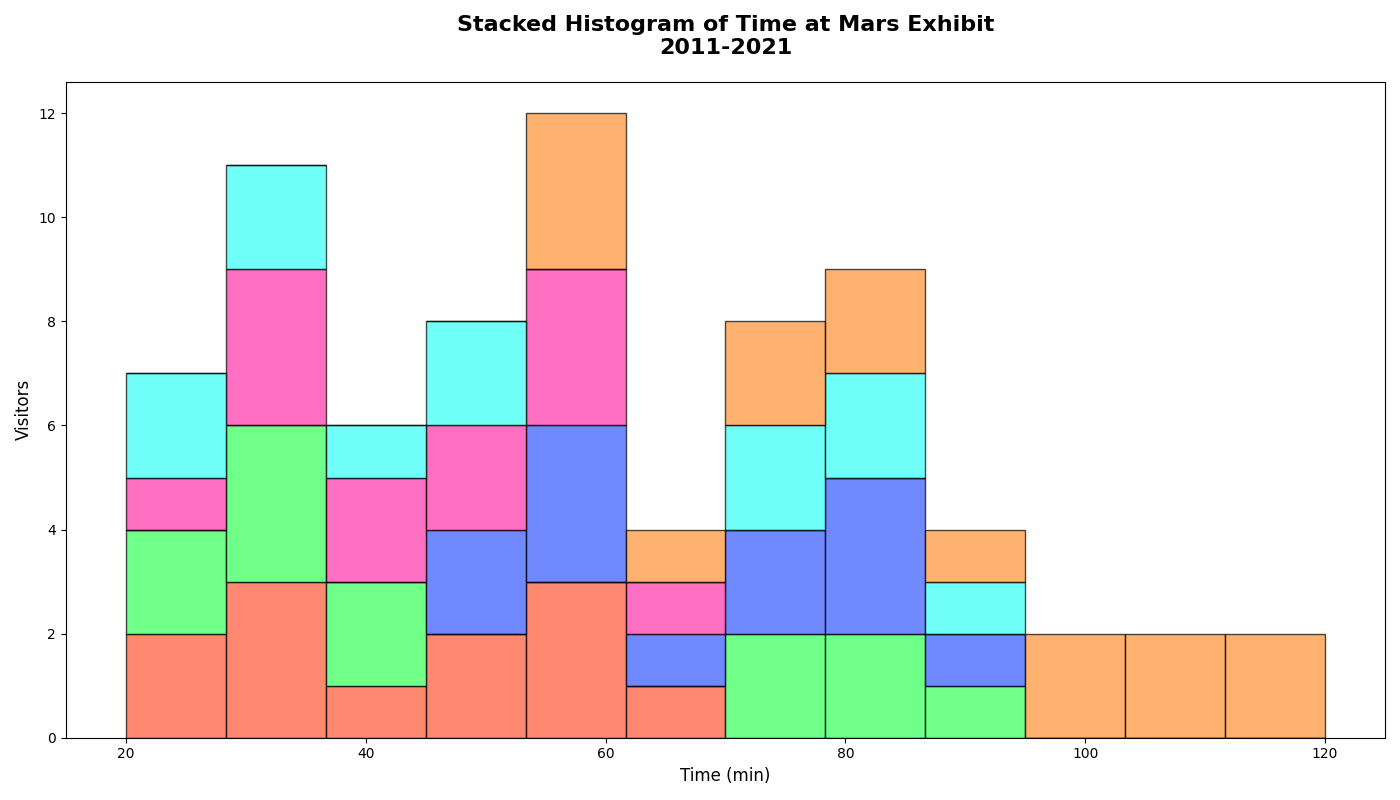

Generate this figure with Python:
import matplotlib.pyplot as plt
import numpy as np

visitor_times_group_1 = [20, 25, 30, 30, 35, 40, 45, 50, 55, 60, 60, 65]
visitor_times_group_2 = [70, 75, 80, 85, 90, 20, 25, 30, 30, 35, 40, 40]
visitor_times_group_3 = [45, 50, 55, 60, 60, 65, 70, 75, 80, 80, 85, 90]
visitor_times_group_4 = [25, 30, 30, 35, 40, 40, 45, 50, 55, 60, 60, 65]
visitor_times_group_5 = [70, 75, 80, 85, 90, 20, 25, 30, 35, 40, 45, 50]
visitor_times_group_6 = [55, 60, 60, 65, 70, 75, 80, 85, 90, 95, 100, 105, 110, 115, 120]

visitor_times = [visitor_times_group_1, visitor_times_group_2, visitor_times_group_3,
                 visitor_times_group_4, visitor_times_group_5, visitor_times_group_6]

fig, ax = plt.subplots(figsize=(14, 8))

n, bins, patches = ax.hist(visitor_times, bins=12, stacked=True, edgecolor='black', alpha=0.7)

colors = ['#FF5733', '#33FF57', '#3357FF', '#FF33A8', '#33FFF6', '#FF9233']

for patch, color in zip(patches, colors):
    for rectangle in patch:
        rectangle.set_facecolor(color)

ax.set_title('Stacked Histogram of Time at Mars Exhibit\n2011-2021', fontsize=16, fontweight='bold', pad=20)
ax.set_xlabel('Time (min)', fontsize=12)
ax.set_ylabel('Visitors', fontsize=12)

plt.tight_layout()
plt.show()
